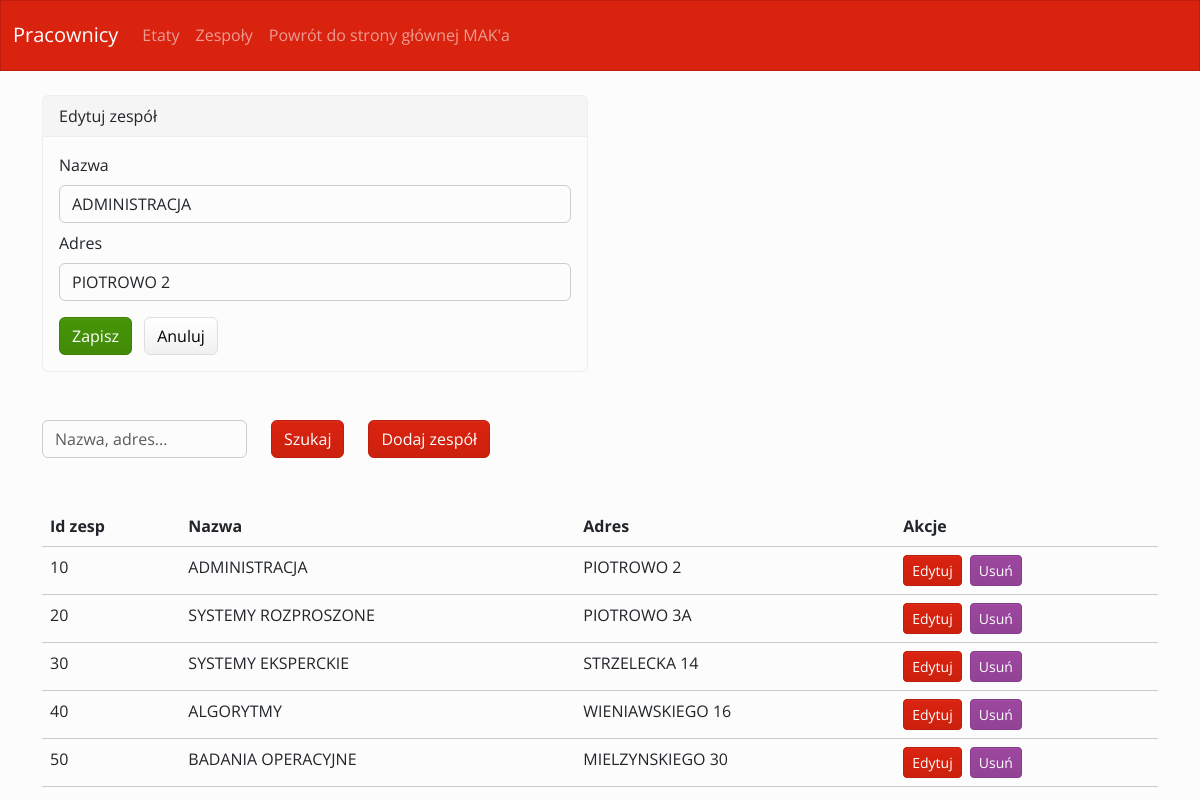
The app's page /zespoly.php?edit=10 with its own data.
### tables this page shows
CREATE TABLE IF NOT EXISTS `zespoly` (
  `ID_ZESP` int(11) NOT NULL,
  `NAZWA` varchar(20) DEFAULT NULL,
  `ADRES` varchar(20) DEFAULT NULL,
  PRIMARY KEY (`ID_ZESP`)
);

### zespoly.php (the view, shortened to what this page needs)
<?php
require_once 'database.php';
require_once 'functions.php';
$edit_row = null;
if (isset($_GET['edit']) && is_numeric($_GET['edit'])) {
    $e = $pdo->prepare("SELECT * FROM zespoly WHERE ID_ZESP = :id");
    $e->execute([':id' => $_GET['edit']]);
    $edit_row = $e->fetch(PDO::FETCH_ASSOC);
}
?>
<!doctype html>
<html lang="en">
<head>
    <link href="bootstrap/css/bootstrap.min.css" rel="stylesheet">
</head>
<body>
    <?php
    if(isset($_POST['submit']) && $_POST['search']!=''){
        $stmt = $pdo->prepare("SELECT * FROM zespoly WHERE NAZWA LIKE :nazwa OR ADRES LIKE :adres");
        $stmt -> bindValue(':nazwa', '%'.$_POST['search'].'%', PDO::PARAM_STR);
        $stmt -> bindValue(':adres', '%'.$_POST['search'].'%', PDO::PARAM_STR);
        $stmt->execute();
    }
    else{
        $stmt = $pdo->query('SELECT * FROM zespoly');
    }
    ?>
    <div class="container">
        <?php if ($edit_row): ?>
        <div class="row my-4">
            <div class="col-md-6">
                <div class="card">
                    <div class="card-header">Edytuj zespół</div>
                    <div class="card-body">
                        <form method="post" action="">
                            <div class="mb-2"><label class="form-label">Nazwa</label><input type="text" class="form-control" name="nazwa" value="<?= htmlspecialchars($edit_row['NAZWA']) ?>"></div>
                            <div class="mb-2"><label class="form-label">Adres</label><input type="text" class="form-control" name="adres" value="<?= htmlspecialchars($edit_row['ADRES']) ?>"></div>
                            <button type="submit" name="edit_submit" class="btn btn-success mt-2">Zapisz</button>
                            <a href="zespoly.php" class="btn btn-secondary mt-2 ms-2">Anuluj</a>
                        </form>
                    </div>
                </div>
            </div>
        </div>
        <?php endif; ?>
        <form action="" method="post">
        <div class="row my-5">
            <div class="col-auto">
                <input type="text" class="form-control" name="search" placeholder="Nazwa, adres...">
            </div>
            <div class="col-auto">
                <input type="submit" class="btn btn-primary" name="submit" value="Szukaj">
            </div>
            <div class="col-auto">
                <a href="dodaj_zespol.php" class="btn btn-primary">Dodaj zespół</a>
            </div>
        </div>
        </form>
        <div class="row">
            <div class="col-12">
                <table class="table">
                    <thead>
                    <tr>
                        <th>Id zesp</th>
                        <th>Nazwa</th>
                        <th>Adres</th>
                        <th>Akcje</th>
                    </tr>
                    </thead>
                    <tbody>
                    <?php
                    foreach ($stmt as $row){
                        echo '<tr>';
                        echo '<td>'.$row['ID_ZESP'].'</td>';
                        echo '<td>'.$row['NAZWA'].'</td>';
                        echo '<td>'.$row['ADRES'].'</td>';
                        echo '<td>
                            <a href="zespoly.php?edit='.$row['ID_ZESP'].'" class="btn btn-sm btn-primary me-1">Edytuj</a>
                            <a href="zespoly.php?delete='.$row['ID_ZESP'].'" class="btn btn-sm btn-danger" onclick="return confirm(\'Czy na pewno usunąć? Zastanów się dobrze...\')">Usuń</a>
                        </td>';
                        echo '</tr>';
                    }
                    ?>
                    </tbody>
                </table>
            </div>
        </div>
    </div>
</body>
</html>

### records on screen
zespoly: nazwa "ADMINISTRACJA", adres "PIOTROWO 2", ID_ZESP "10", NAZWA "ADMINISTRACJA", ADRES "PIOTROWO 2"
zespoly: ID_ZESP "20", NAZWA "SYSTEMY ROZPROSZONE", ADRES "PIOTROWO 3A"
zespoly: ID_ZESP "30", NAZWA "SYSTEMY EKSPERCKIE", ADRES "STRZELECKA 14"
zespoly: ID_ZESP "40", NAZWA "ALGORYTMY", ADRES "WIENIAWSKIEGO 16"
zespoly: ID_ZESP "50", NAZWA "BADANIA OPERACYJNE", ADRES "MIELZYNSKIEGO 30"
